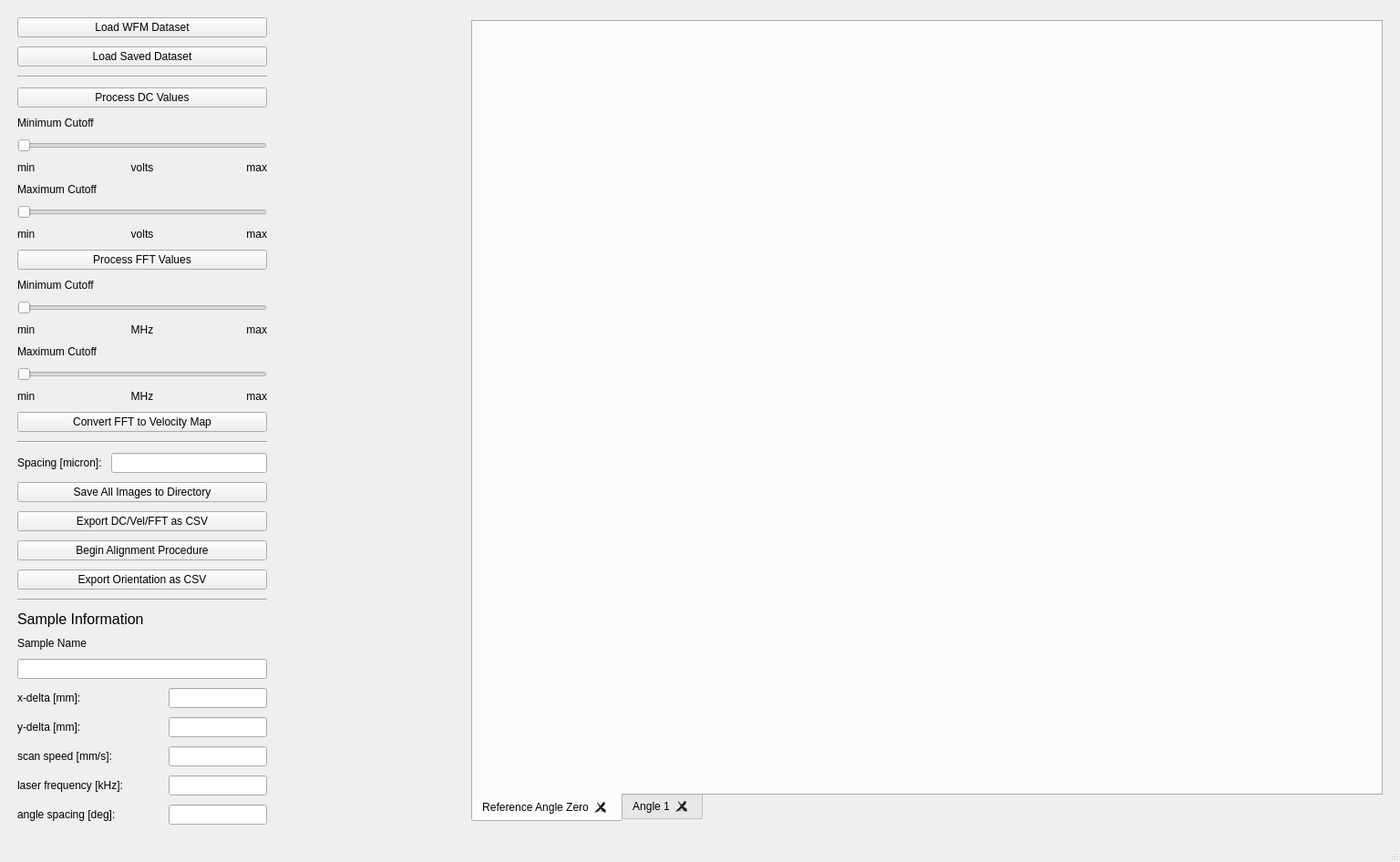
<?xml version="1.0" encoding="UTF-8"?>
<ui version="4.0">
 <class>MainWindow</class>
 <widget class="QMainWindow" name="MainWindow">
  <property name="geometry">
   <rect>
    <x>0</x>
    <y>0</y>
    <width>1536</width>
    <height>879</height>
   </rect>
  </property>
  <property name="windowTitle">
   <string>VISU | 2.1.0-alpha</string>
  </property>
  <widget class="QWidget" name="centralwidget">
   <layout class="QHBoxLayout" name="horizontalLayout_2">
    <item>
     <layout class="QHBoxLayout" name="horizontalLayout">
      <property name="spacing">
       <number>10</number>
      </property>
      <property name="leftMargin">
       <number>10</number>
      </property>
      <property name="topMargin">
       <number>10</number>
      </property>
      <property name="rightMargin">
       <number>10</number>
      </property>
      <property name="bottomMargin">
       <number>10</number>
      </property>
      <item>
       <layout class="QVBoxLayout" name="verticalLayout_2">
        <item>
         <widget class="QPushButton" name="load_wfm_dataset_button">
          <property name="minimumSize">
           <size>
            <width>250</width>
            <height>0</height>
           </size>
          </property>
          <property name="maximumSize">
           <size>
            <width>400</width>
            <height>25</height>
           </size>
          </property>
          <property name="text">
           <string>Load WFM Dataset</string>
          </property>
         </widget>
        </item>
        <item>
         <widget class="QPushButton" name="load_saved_dataset_button">
          <property name="minimumSize">
           <size>
            <width>250</width>
            <height>0</height>
           </size>
          </property>
          <property name="maximumSize">
           <size>
            <width>400</width>
            <height>25</height>
           </size>
          </property>
          <property name="text">
           <string>Load Saved Dataset</string>
          </property>
         </widget>
        </item>
        <item>
         <widget class="Line" name="line">
          <property name="orientation">
           <enum>Qt::Horizontal</enum>
          </property>
         </widget>
        </item>
        <item>
         <widget class="QPushButton" name="process_dc_button">
          <property name="text">
           <string>Process DC Values</string>
          </property>
         </widget>
        </item>
        <item>
         <widget class="QLabel" name="label_11">
          <property name="text">
           <string>Minimum Cutoff</string>
          </property>
         </widget>
        </item>
        <item>
         <widget class="QSlider" name="min_dc_slider">
          <property name="orientation">
           <enum>Qt::Horizontal</enum>
          </property>
         </widget>
        </item>
        <item>
         <layout class="QHBoxLayout" name="horizontalLayout_5">
          <item>
           <widget class="QLabel" name="label_5">
            <property name="text">
             <string>min</string>
            </property>
           </widget>
          </item>
          <item>
           <widget class="QLabel" name="label_7">
            <property name="text">
             <string>volts</string>
            </property>
            <property name="alignment">
             <set>Qt::AlignCenter</set>
            </property>
           </widget>
          </item>
          <item>
           <widget class="QLabel" name="label_6">
            <property name="text">
             <string>max</string>
            </property>
            <property name="alignment">
             <set>Qt::AlignRight|Qt::AlignTrailing|Qt::AlignVCenter</set>
            </property>
           </widget>
          </item>
         </layout>
        </item>
        <item>
         <widget class="QLabel" name="label_12">
          <property name="text">
           <string>Maximum Cutoff</string>
          </property>
         </widget>
        </item>
        <item>
         <widget class="QSlider" name="max_dc_slider">
          <property name="orientation">
           <enum>Qt::Horizontal</enum>
          </property>
         </widget>
        </item>
        <item>
         <layout class="QHBoxLayout" name="horizontalLayout_8">
          <item>
           <widget class="QLabel" name="label_16">
            <property name="text">
             <string>min</string>
            </property>
           </widget>
          </item>
          <item>
           <widget class="QLabel" name="label_17">
            <property name="text">
             <string>volts</string>
            </property>
            <property name="alignment">
             <set>Qt::AlignCenter</set>
            </property>
           </widget>
          </item>
          <item>
           <widget class="QLabel" name="label_18">
            <property name="text">
             <string>max</string>
            </property>
            <property name="alignment">
             <set>Qt::AlignRight|Qt::AlignTrailing|Qt::AlignVCenter</set>
            </property>
           </widget>
          </item>
         </layout>
        </item>
        <item>
         <widget class="QPushButton" name="process_fft_button">
          <property name="text">
           <string>Process FFT Values</string>
          </property>
         </widget>
        </item>
        <item>
         <widget class="QLabel" name="label_19">
          <property name="text">
           <string>Minimum Cutoff</string>
          </property>
         </widget>
        </item>
        <item>
         <widget class="QSlider" name="min_fft_slider">
          <property name="orientation">
           <enum>Qt::Horizontal</enum>
          </property>
         </widget>
        </item>
        <item>
         <layout class="QHBoxLayout" name="horizontalLayout_6">
          <item>
           <widget class="QLabel" name="label_8">
            <property name="text">
             <string>min</string>
            </property>
           </widget>
          </item>
          <item>
           <widget class="QLabel" name="label_9">
            <property name="text">
             <string>MHz</string>
            </property>
            <property name="alignment">
             <set>Qt::AlignCenter</set>
            </property>
           </widget>
          </item>
          <item>
           <widget class="QLabel" name="label_10">
            <property name="text">
             <string>max</string>
            </property>
            <property name="alignment">
             <set>Qt::AlignRight|Qt::AlignTrailing|Qt::AlignVCenter</set>
            </property>
           </widget>
          </item>
         </layout>
        </item>
        <item>
         <widget class="QLabel" name="label_20">
          <property name="text">
           <string>Maximum Cutoff</string>
          </property>
         </widget>
        </item>
        <item>
         <widget class="QSlider" name="max_fft_slider">
          <property name="orientation">
           <enum>Qt::Horizontal</enum>
          </property>
         </widget>
        </item>
        <item>
         <layout class="QHBoxLayout" name="horizontalLayout_9">
          <item>
           <widget class="QLabel" name="label_21">
            <property name="text">
             <string>min</string>
            </property>
           </widget>
          </item>
          <item>
           <widget class="QLabel" name="label_22">
            <property name="text">
             <string>MHz</string>
            </property>
            <property name="alignment">
             <set>Qt::AlignCenter</set>
            </property>
           </widget>
          </item>
          <item>
           <widget class="QLabel" name="label_23">
            <property name="text">
             <string>max</string>
            </property>
            <property name="alignment">
             <set>Qt::AlignRight|Qt::AlignTrailing|Qt::AlignVCenter</set>
            </property>
           </widget>
          </item>
         </layout>
        </item>
        <item>
         <widget class="QPushButton" name="fft_to_velocity_button">
          <property name="text">
           <string>Convert FFT to Velocity Map</string>
          </property>
         </widget>
        </item>
        <item>
         <widget class="Line" name="line_2">
          <property name="orientation">
           <enum>Qt::Horizontal</enum>
          </property>
         </widget>
        </item>
        <item>
         <layout class="QHBoxLayout" name="horizontalLayout_10">
          <item>
           <widget class="QLabel" name="label_24">
            <property name="text">
             <string>Spacing [micron]:</string>
            </property>
           </widget>
          </item>
          <item>
           <widget class="QLineEdit" name="spacing_text"/>
          </item>
         </layout>
        </item>
        <item>
         <widget class="QPushButton" name="save_all_images_button">
          <property name="text">
           <string>Save All Images to Directory</string>
          </property>
         </widget>
        </item>
        <item>
         <widget class="QPushButton" name="export_dc_fft_vel_button">
          <property name="text">
           <string>Export DC/Vel/FFT as CSV</string>
          </property>
         </widget>
        </item>
        <item>
         <widget class="QPushButton" name="begin_alignment_button">
          <property name="text">
           <string>Begin Alignment Procedure</string>
          </property>
         </widget>
        </item>
        <item>
         <widget class="QPushButton" name="export_orientation_button">
          <property name="text">
           <string>Export Orientation as CSV</string>
          </property>
         </widget>
        </item>
        <item>
         <widget class="Line" name="line_5">
          <property name="orientation">
           <enum>Qt::Horizontal</enum>
          </property>
         </widget>
        </item>
        <item>
         <spacer name="verticalSpacer">
          <property name="orientation">
           <enum>Qt::Vertical</enum>
          </property>
          <property name="sizeHint" stdset="0">
           <size>
            <width>20</width>
            <height>40</height>
           </size>
          </property>
         </spacer>
        </item>
        <item>
         <widget class="QLabel" name="label">
          <property name="font">
           <font>
            <pointsize>12</pointsize>
           </font>
          </property>
          <property name="text">
           <string>Sample Information</string>
          </property>
         </widget>
        </item>
        <item>
         <widget class="QLabel" name="label_2">
          <property name="text">
           <string>Sample Name</string>
          </property>
         </widget>
        </item>
        <item>
         <widget class="QLineEdit" name="sample_name_text"/>
        </item>
        <item>
         <layout class="QHBoxLayout" name="horizontalLayout_4">
          <item>
           <widget class="QLabel" name="label_4">
            <property name="text">
             <string>x-delta [mm]:</string>
            </property>
           </widget>
          </item>
          <item>
           <spacer name="horizontalSpacer_6">
            <property name="orientation">
             <enum>Qt::Horizontal</enum>
            </property>
            <property name="sizeHint" stdset="0">
             <size>
              <width>40</width>
              <height>20</height>
             </size>
            </property>
           </spacer>
          </item>
          <item>
           <widget class="QLineEdit" name="x_delta_text"/>
          </item>
         </layout>
        </item>
        <item>
         <layout class="QHBoxLayout" name="horizontalLayout_3">
          <item>
           <widget class="QLabel" name="label_3">
            <property name="text">
             <string>y-delta [mm]:</string>
            </property>
           </widget>
          </item>
          <item>
           <spacer name="horizontalSpacer_5">
            <property name="orientation">
             <enum>Qt::Horizontal</enum>
            </property>
            <property name="sizeHint" stdset="0">
             <size>
              <width>40</width>
              <height>20</height>
             </size>
            </property>
           </spacer>
          </item>
          <item>
           <widget class="QLineEdit" name="y_delta_text"/>
          </item>
         </layout>
        </item>
        <item>
         <layout class="QHBoxLayout" name="horizontalLayout_12">
          <item>
           <widget class="QLabel" name="label_26">
            <property name="text">
             <string>scan speed [mm/s]:</string>
            </property>
           </widget>
          </item>
          <item>
           <spacer name="horizontalSpacer_4">
            <property name="orientation">
             <enum>Qt::Horizontal</enum>
            </property>
            <property name="sizeHint" stdset="0">
             <size>
              <width>40</width>
              <height>20</height>
             </size>
            </property>
           </spacer>
          </item>
          <item>
           <widget class="QLineEdit" name="scan_speed_text"/>
          </item>
         </layout>
        </item>
        <item>
         <layout class="QHBoxLayout" name="horizontalLayout_17">
          <item>
           <widget class="QLabel" name="label_31">
            <property name="text">
             <string>laser frequency [kHz]:</string>
            </property>
           </widget>
          </item>
          <item>
           <spacer name="horizontalSpacer_3">
            <property name="orientation">
             <enum>Qt::Horizontal</enum>
            </property>
            <property name="sizeHint" stdset="0">
             <size>
              <width>40</width>
              <height>20</height>
             </size>
            </property>
           </spacer>
          </item>
          <item>
           <widget class="QLineEdit" name="laser_frequency_text"/>
          </item>
         </layout>
        </item>
        <item>
         <layout class="QHBoxLayout" name="horizontalLayout_14">
          <item>
           <widget class="QLabel" name="label_28">
            <property name="text">
             <string>angle spacing [deg]:</string>
            </property>
           </widget>
          </item>
          <item>
           <spacer name="horizontalSpacer_2">
            <property name="orientation">
             <enum>Qt::Horizontal</enum>
            </property>
            <property name="sizeHint" stdset="0">
             <size>
              <width>40</width>
              <height>20</height>
             </size>
            </property>
           </spacer>
          </item>
          <item>
           <widget class="QLineEdit" name="angle_spacing_text"/>
          </item>
         </layout>
        </item>
       </layout>
      </item>
      <item>
       <spacer name="horizontalSpacer">
        <property name="orientation">
         <enum>Qt::Horizontal</enum>
        </property>
        <property name="sizeHint" stdset="0">
         <size>
          <width>40</width>
          <height>20</height>
         </size>
        </property>
       </spacer>
      </item>
      <item>
       <layout class="QVBoxLayout" name="verticalLayout">
        <item>
         <widget class="QTabWidget" name="scan_collection_tabs">
          <property name="sizePolicy">
           <sizepolicy hsizetype="Maximum" vsizetype="Maximum">
            <horstretch>0</horstretch>
            <verstretch>0</verstretch>
           </sizepolicy>
          </property>
          <property name="minimumSize">
           <size>
            <width>1000</width>
            <height>700</height>
           </size>
          </property>
          <property name="maximumSize">
           <size>
            <width>1000</width>
            <height>880</height>
           </size>
          </property>
          <property name="tabPosition">
           <enum>QTabWidget::South</enum>
          </property>
          <property name="tabShape">
           <enum>QTabWidget::Rounded</enum>
          </property>
          <property name="currentIndex">
           <number>0</number>
          </property>
          <property name="tabsClosable">
           <bool>true</bool>
          </property>
          <widget class="QWidget" name="reference_angle_tab">
           <attribute name="title">
            <string>Reference Angle Zero</string>
           </attribute>
           <layout class="QVBoxLayout" name="verticalLayout_5">
            <item>
             <layout class="QVBoxLayout" name="gfx_pane_vlayout"/>
            </item>
           </layout>
          </widget>
          <widget class="QWidget" name="angle_tab_1">
           <attribute name="title">
            <string>Angle 1</string>
           </attribute>
          </widget>
         </widget>
        </item>
       </layout>
      </item>
     </layout>
    </item>
   </layout>
  </widget>
  <widget class="QMenuBar" name="menubar">
   <property name="geometry">
    <rect>
     <x>0</x>
     <y>0</y>
     <width>1536</width>
     <height>21</height>
    </rect>
   </property>
  </widget>
  <widget class="QStatusBar" name="statusbar"/>
 </widget>
 <resources/>
 <connections/>
</ui>
